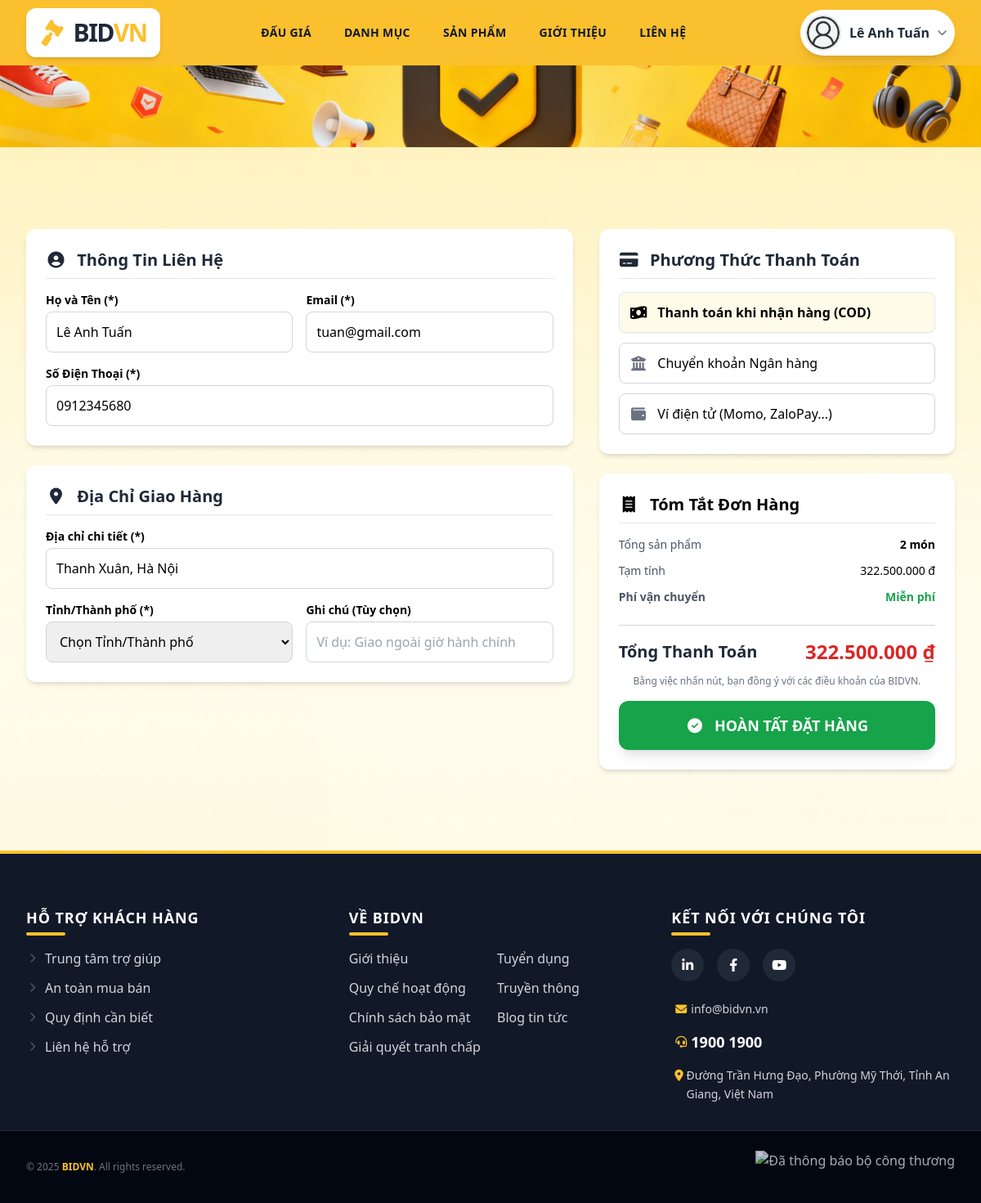
The page /thanhtoan_index.php (signed in) on the database its author committed.
### tables this page shows
CREATE TABLE `nguoi_dung` (
  `MaND` varchar(10) NOT NULL,
  `username` varchar(30) NOT NULL,
  `password` varchar(8) NOT NULL,
  `hoten` varchar(50) NOT NULL,
  `email` varchar(30) NOT NULL,
  `sdt` varchar(10) NOT NULL,
  `diachi` varchar(100) NOT NULL,
  `avarta` varchar(30) NOT NULL,
  `phanquyen` varchar(10) NOT NULL,
  `ngaydangky` datetime NOT NULL,
  `trangthai` varchar(15) NOT NULL
);

### assets/php/database/db_connection.php (called while the page is built, shortened)
<?PHP date_default_timezone_set('Asia/Ho_Chi_Minh');
  class db_connection
  {
    function __construct()
    {
      $this -> con = mysqli_connect("localhost", "root", "");
    }
  }
?>

### assets/php/sections/thanhtoan.php (the view, shortened to what this page needs)
<?php
$MaND_real = isset($_SESSION['mand']) ? $_SESSION['mand'] : null;
$tennd = isset($_SESSION['tennd']) ? $_SESSION['tennd'] : '';
$sql_user = "SELECT email, sdt, diachi FROM nguoi_dung WHERE MaND = ?";
$stmt_user = $kn->con->prepare($sql_user);
$stmt_user->bind_param("s", $MaND_real);
$stmt_user->execute();
$result_user = $stmt_user->get_result();
$row_user = $result_user->fetch_assoc();
$sql_cart = "SELECT MaSP, thanhtien FROM gio_hang WHERE MaND = ?";
$stmt_cart = $kn->con->prepare($sql_cart);
$stmt_cart->bind_param("s", $MaND_real);
$stmt_cart->execute();
$result_cart = $stmt_cart->get_result();
$tong_tien_hien_thi = 0;
$so_luong_sp = 0;
while ($row_cart = $result_cart->fetch_assoc()) {
    $soluong_item = 1;
    $tong_tien_hien_thi += $row_cart['thanhtien'];
    $so_luong_sp += $soluong_item;
}
?>
<!doctype html>
<html lang="vi">
<head>
<script src="https://cdn.tailwindcss.com"></script>
<link rel="stylesheet" href="https://cdnjs.cloudflare.com/ajax/libs/font-awesome/6.4.0/css/all.min.css">
<link rel="stylesheet" href="assets/css/style.css?v=<?php echo time(); ?>" />
</head>
<body class="bg-gray-100 font-sans antialiased">
    <div id="body" class="py-10">
        <div class="checkout-container max-w-7xl mx-auto px-4 sm:px-6 lg:px-8">
            <form action="" method="POST" id="checkout-form" class="grid grid-cols-1 lg:grid-cols-5 gap-8">
                <div class="lg:col-span-3 space-y-6">
                    <div class="bg-white rounded-xl shadow-md p-6">
                        <h2 class="text-xl font-bold text-gray-800 mb-4 border-b pb-2"><i class="fas fa-user-circle mr-2 text-brand-DEFAULT"></i> Thông Tin Liên Hệ</h2>
                        <div class="grid grid-cols-1 md:grid-cols-2 gap-4">
                            <div class="form-group">
                                <label for="name" class="block text-sm font-semibold mb-1">Họ và Tên (*)</label>
                                <input type="text" id="name" name="name" value="<?PHP echo htmlspecialchars($tennd); ?>" required class="w-full p-3 border border-gray-300 rounded-lg focus:border-brand-DEFAULT focus:ring-brand-DEFAULT">
                            </div>
                            <div class="form-group">
                                <label for="email" class="block text-sm font-semibold mb-1">Email (*)</label>
                                <input type="email" id="email" name="email" value="<?PHP echo htmlspecialchars($row_user['email']); ?>" required class="w-full p-3 border border-gray-300 rounded-lg focus:border-brand-DEFAULT focus:ring-brand-DEFAULT">
                            </div>
                            <div class="form-group md:col-span-2">
                                <label for="phone" class="block text-sm font-semibold mb-1">Số Điện Thoại (*)</label>
                                <input type="tel" id="phone" name="phone" value="<?PHP echo htmlspecialchars($row_user['sdt']); ?>" required class="w-full p-3 border border-gray-300 rounded-lg focus:border-brand-DEFAULT focus:ring-brand-DEFAULT">
                            </div>
                        </div>
                    </div>
                    <div class="bg-white rounded-xl shadow-md p-6">
                        <h2 class="text-xl font-bold text-gray-800 mb-4 border-b pb-2"><i class="fas fa-map-marker-alt mr-2 text-brand-DEFAULT"></i> Địa Chỉ Giao Hàng</h2>
                        <div class="grid grid-cols-1 md:grid-cols-2 gap-4">
                            <div class="form-group md:col-span-2">
                                <label for="address" class="block text-sm font-semibold mb-1">Địa chỉ chi tiết (*)</label>
                                <input type="text" id="address" name="address" value="<?PHP echo htmlspecialchars($row_user['diachi']); ?>" required class="w-full p-3 border border-gray-300 rounded-lg focus:border-brand-DEFAULT focus:ring-brand-DEFAULT"/>
                            </div>
                            <div class="form-group">
                                <label for="city" class="block text-sm font-semibold mb-1">Tỉnh/Thành phố (*)</label>
                                <select id="city" name="city" required class="w-full p-3 border border-gray-300 rounded-lg focus:border-brand-DEFAULT focus:ring-brand-DEFAULT">
                                    <option value="" selected>Chọn Tỉnh/Thành phố</option>
                                </select>
                            </div>
                            <div class="form-group">
                                <label for="notes" class="block text-sm font-semibold mb-1">Ghi chú (Tùy chọn)</label>
                                <input type="text" id="notes" name="notes" placeholder="Ví dụ: Giao ngoài giờ hành chính" class="w-full p-3 border border-gray-300 rounded-lg focus:border-brand-DEFAULT focus:ring-brand-DEFAULT">
                            </div>
                        </div>
                    </div>
                </div>
                <div class="lg:col-span-2 space-y-6">
                    <div class="bg-white rounded-xl shadow-md p-6">
                        <h2 class="text-xl font-bold text-gray-800 mb-4 border-b pb-2"><i class="fas fa-credit-card mr-2 text-brand-DEFAULT"></i> Phương Thức Thanh Toán</h2>
                        <div class="space-y-3">
                            <div class="payment-option border border-brand-DEFAULT bg-yellow-50 shadow-sm p-3 rounded-lg flex items-center gap-3 cursor-pointer transition duration-150" data-value="COD">
                                <i class="fas fa-money-bill-wave text-brand-DEFAULT text-lg"></i>
                                <span class="font-semibold">Thanh toán khi nhận hàng (COD)</span>
                            </div>
                            <div class="payment-option border border-gray-300 p-3 rounded-lg flex items-center gap-3 cursor-pointer transition duration-150" data-value="ChuyenKhoan">
                                <i class="fas fa-university text-gray-500 text-lg"></i>
                                <span>Chuyển khoản Ngân hàng</span>
                            </div>
                            <div class="payment-option border border-gray-300 p-3 rounded-lg flex items-center gap-3 cursor-pointer transition duration-150" data-value="ViDienTu">
                                <i class="fas fa-wallet text-gray-500 text-lg"></i>
                                <span>Ví điện tử (Momo, ZaloPay...)</span>
                            </div>
                        </div>
                    </div>
                    <div class="bg-white rounded-xl shadow-md p-6 sticky top-5">
                        <h2 class="text-xl font-bold mb-4 border-b pb-2"><i class="fas fa-receipt mr-2 text-brand-DEFAULT"></i> Tóm Tắt Đơn Hàng</h2>
                        <div class="space-y-3 mb-6">
                            <div class="flex justify-between text-sm">
                                <span class="text-gray-600">Tổng sản phẩm</span>
                                <span class="font-semibold"><?PHP echo $so_luong_sp; ?> món</span>
                            </div>
                            <div class="flex justify-between text-sm">
                                <span class="text-gray-600">Tạm tính</span>
                                <span><?PHP echo number_format($tong_tien_hien_thi, 0, '', '.'); ?> đ</span>
                            </div>
                            <div class="flex justify-between text-sm font-semibold text-green-600">
                                <span class="text-gray-600">Phí vận chuyển</span>
                                <span>Miễn phí</span>
                            </div>
                        </div>
                        <div class="flex justify-between items-center pt-4 border-t border-gray-300">
                            <span class="text-xl font-extrabold text-gray-800">Tổng Thanh Toán</span>
                            <span class="text-2xl font-extrabold text-red-600">
                                <?PHP echo number_format($tong_tien_hien_thi, 0, '', '.'); ?> ₫
                            </span>
                        </div>
                        <p class="text-xs text-gray-500 text-center mt-3">Bằng việc nhấn nút, bạn đồng ý với các điều khoản của BIDVN.</p>
                        <button type="submit" name="btn_thanhtoan" form="checkout-form" class="w-full p-4 bg-green-600 hover:bg-green-700 text-white font-bold rounded-xl text-lg transition-colors shadow-lg mt-4">
                            <i class="fas fa-check-circle mr-2"></i> HOÀN TẤT ĐẶT HÀNG
                        </button>
                    </div>
                </div>
            </form>
        </div>
    </div>
    <?PHP include('assets/php/sections/footer.php') ?>
</body>
</html>

### assets/css/style.css (style rules this page uses)
* { margin: 0; padding: 0; box-sizing: border-box; }
html { font-family: Gotham, "Helvetica Neue", Helvetica, Arial, "sans-serif"; font-size: 16px; }
body { min-width: 100vh; margin: 0; background-image: url('../imgs/banner/bg.jpg'); background-size: cover; background-position: center center; background-repeat: no-repeat; }
#body { margin-top: 60px!important; }

### assets/css/giohang.css (style rules this page uses)
#body { min-height: 100vh; margin-top: 60px; }

### rows shown on the page
nguoi_dung: email "tuan@gmail.com", phone "0912345680", address "Thanh Xuân, Hà Nội"

### other values the page prints
$_SESSION['tennd'] "Lê Anh Tuấn"
$so_luong_sp "2"
$tong_tien_hien_thi "322.500.000"
